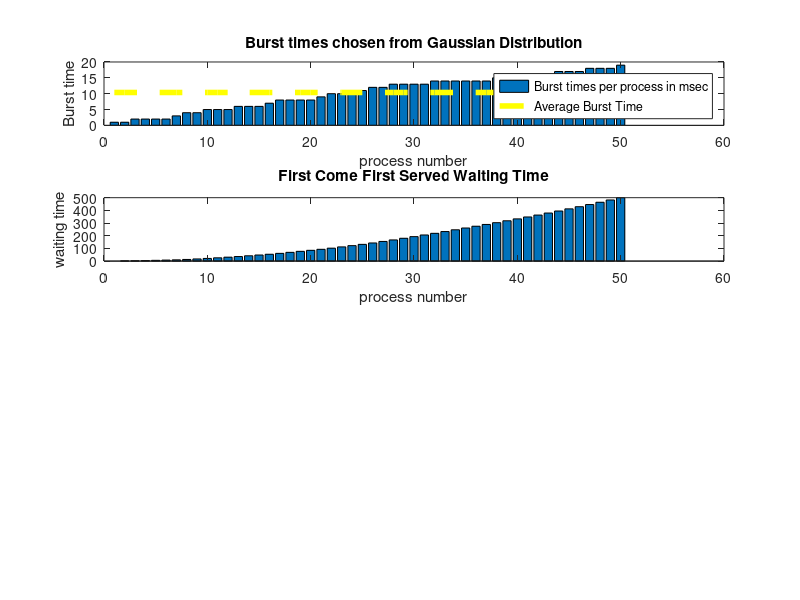

Source code (MATLAB): (Note: this script raises an error after producing the figure.)
n=50;				%no of processes
%ptime=[3 1 3 2 ];   %process time or burst time
btime = randi([1,20],n,1)';
%process=[1 2 3 4];  %process id
process = [1:n];
wtime=zeros(1,n);   %waiting time
tatime=zeros(1,n);  %turn around time
total=0;			%total waiting time
total2=0;           %total turn around time

for i=1:1:n-1   %sorting the processes in terms of process times
   for j=i+1:1:n
       if(btime(i)>btime(j))
           temp=btime(i);
           btime(i) = btime(j);
           btime(j) = temp;
           temp = process(i);
           process(i) = process(j);
           process(j) = temp;
       end
   end
end
 wtime(1) = 0;
 for i=2:1:n
    wtime(i) = wtime(i-1)+btime(i-1);   %wait time of a process is sum of wait time of process before it and process time of process before it
    total = total + wtime(i);           %finding total waiting time
end
for i=1:1:n
    tatime(i)=btime(i)+wtime(i);    %turn around time=burst time +wait time
    total2=total2+tatime(i);                %total turn around time
end
        avg = total/n;                          %finding average time
        avg1 = total2/n;
        fprintf('P_ID\tP_TIME\tW_TIME\tTA_TIME\n');      %display of final values
        for i=1:1:n
            fprintf('%d\t\t%d\t\t%d\t\t%d\n',process(i),btime(i),wtime(i),tatime(i));
            %fprintf('waiting time is:''%d',wtime(i));
        end
fprintf('Total Waiting Time:%d\n',total);
fprintf('Average Waiting Time:%f\n',avg);
fprintf('Total Turn Around Time:%d\n',total2);
fprintf('Average Turn Around Time:%f\n',avg1);




%%
subplot(411);
bar(1:n,btime);title("Burst times chosen from Gaussian Distribution");
xlabel("process number");ylabel("Burst time");
hold on;
plot(1:n,ones(1,n)*(sum(btime)/n),'--y','LineWidth',4);
legend("Burst times per process in msec","Average Burst Time");
%%
subplot(412);
bar(1:n,wtime);title("First Come First Served Waiting Time");
xlabel("process number"); ylabel("waiting time");
hold on;
plot(1:n,ones(1,n)*t1/n,'--r','LineWidth',4);
legend("waiting time per process in msec","Average Waiting Time");
%%
subplot(413);
bar(1:n,tatime);title("First Come First Served Turnaround Time");
xlabel("process number"); ylabel("TurnAround time");
hold on;
plot(1:n,ones(1,n)*t2/n,'--g','LineWidth',4);
legend("TurnAround time per process in msec","Average TurnAround Time");
%%
subplot(414);
Throughput = n/(t1/3600);                        % throughput in process per minute
plot(1:n,ones(1,n)*Throughput,'-.m','LineWidth',4);
title("Throughput given in processes per hour");
xlabel("process number"); ylabel("Throughput per hour");
legend("Throughput *10^3");